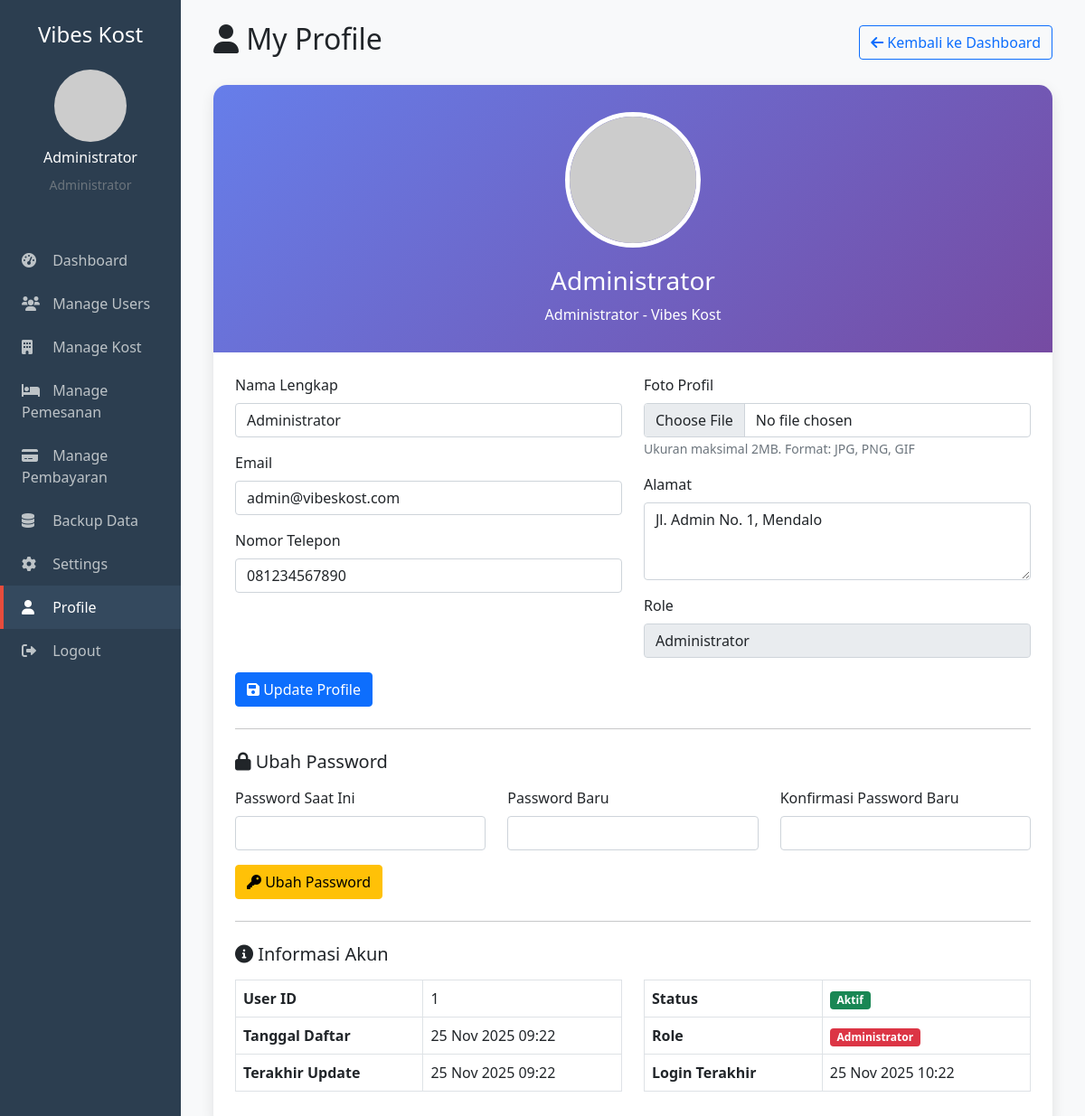
Screenshot of /admin/profile.php (signed in) with the database file from the repository.
### tables this page shows
CREATE TABLE users (
    id INT PRIMARY KEY AUTO_INCREMENT,
    nama VARCHAR(100) NOT NULL,
    email VARCHAR(100) UNIQUE NOT NULL,
    password VARCHAR(255) NOT NULL,
    role ENUM('admin','pemilik','penyewa') NOT NULL,
    no_telepon VARCHAR(20),
    alamat TEXT,
     
    bank_nama VARCHAR(100),
    bank_nomor VARCHAR(50),
    bank_atas_nama VARCHAR(100),
    foto_profil VARCHAR(255) DEFAULT 'default.jpg',
    is_active BOOLEAN DEFAULT TRUE,
    created_at TIMESTAMP DEFAULT CURRENT_TIMESTAMP,
    updated_at TIMESTAMP DEFAULT CURRENT_TIMESTAMP ON UPDATE CURRENT_TIMESTAMP
);

### admin/profile.php (the view, shortened to what this page needs)
<?php
include '../includes/config.php';
$user_id = $_SESSION['user_id'];
$user_query = "SELECT * FROM users WHERE id = ?";
$stmt = $conn->prepare($user_query);
$stmt->bind_param("i", $user_id);
$stmt->execute();
$user = $stmt->get_result()->fetch_assoc();
?>
<!DOCTYPE html>
<html lang="id">
<head>
    <link href="https://cdn.jsdelivr.net/npm/bootstrap@5.1.3/dist/css/bootstrap.min.css" rel="stylesheet">
    <link href="https://cdnjs.cloudflare.com/ajax/libs/font-awesome/6.0.0/css/all.min.css" rel="stylesheet">
</head>
<body>
    <div class="container-fluid">
        <div class="row">
            <div class="col-md-3 col-lg-2 sidebar p-0">
                <div class="p-4">
                    <h4 class="text-center mb-4">Vibes Kost</h4>
                    <div class="text-center mb-4">
                        <img src="../uploads/profil/<?php echo $_SESSION['foto_profil']; ?>"
                             class="rounded-circle"
                             width="80"
                             height="80"
                             alt="Profile"
                             onerror="this.src='https://via.placeholder.com/80'">
                        <h6 class="mt-2"><?php echo $_SESSION['nama']; ?></h6>
                        <small class="text-muted">Administrator</small>
                    </div>
                </div>
                <nav class="nav flex-column">
                    <a class="nav-link" href="dashboard.php">
                        <i class="fas fa-tachometer-alt"></i> Dashboard
                    </a>
                    <a class="nav-link" href="manage_users.php">
                        <i class="fas fa-users"></i> Manage Users
                    </a>
                    <a class="nav-link" href="manage_kost.php">
                        <i class="fas fa-building"></i> Manage Kost
                    </a>
                    <a class="nav-link" href="manage_pemesanan.php">
                        <i class="fas fa-bed"></i> Manage Pemesanan
                    </a>
                    <a class="nav-link" href="manage_pembayaran.php">
                        <i class="fas fa-credit-card"></i> Manage Pembayaran
                    </a>
                    <a class="nav-link" href="backup.php">
                        <i class="fas fa-database"></i> Backup Data
                    </a>
                    <a class="nav-link" href="settings.php">
                        <i class="fas fa-cog"></i> Settings
                    </a>
                    <a class="nav-link active" href="profile.php">
                        <i class="fas fa-user"></i> Profile
                    </a>
                    <a class="nav-link" href="../auth/logout.php">
                        <i class="fas fa-sign-out-alt"></i> Logout
                    </a>
                </nav>
            </div>
            <div class="col-md-9 col-lg-10 main-content">
                <div class="p-4">
                    <div class="d-flex justify-content-between align-items-center mb-4">
                        <h2><i class="fas fa-user"></i> My Profile</h2>
                        <a href="dashboard.php" class="btn btn-outline-primary">
                            <i class="fas fa-arrow-left"></i> Kembali ke Dashboard
                        </a>
                    </div>
                    <div class="profile-card">
                        <div class="profile-header">
                            <div class="profile-picture">
                                <img src="../uploads/profil/<?php echo $user['foto_profil']; ?>"
                                     alt="Profile Picture"
                                     class="w-100 h-100"
                                     style="object-fit: cover;"
                                     onerror="this.src='https://via.placeholder.com/150'">
                            </div>
                            <h3><?php echo $user['nama']; ?></h3>
                            <p class="mb-0">Administrator - Vibes Kost</p>
                        </div>
                        <div class="p-4">
                            <form method="POST" enctype="multipart/form-data">
                                <div class="row">
                                    <div class="col-md-6">
                                        <div class="mb-3">
                                            <label class="form-label">Nama Lengkap</label>
                                            <input type="text" name="nama" class="form-control" value="<?php echo $user['nama']; ?>" required>
                                        </div>
                                        <div class="mb-3">
                                            <label class="form-label">Email</label>
                                            <input type="email" name="email" class="form-control" value="<?php echo $user['email']; ?>" required>
                                        </div>
                                        <div class="mb-3">
                                            <label class="form-label">Nomor Telepon</label>
                                            <input type="text" name="no_telepon" class="form-control" value="<?php echo $user['no_telepon']; ?>">
                                        </div>
                                    </div>
                                    <div class="col-md-6">
                                        <div class="mb-3">
                                            <label class="form-label">Foto Profil</label>
                                            <input type="file" name="foto_profil" class="form-control" accept="image/*">
                                            <small class="text-muted">Ukuran maksimal 2MB. Format: JPG, PNG, GIF</small>
                                        </div>
                                        <div class="mb-3">
                                            <label class="form-label">Alamat</label>
                                            <textarea name="alamat" class="form-control" rows="3"><?php echo $user['alamat']; ?></textarea>
                                        </div>
                                        <div class="mb-3">
                                            <label class="form-label">Role</label>
                                            <input type="text" class="form-control" value="Administrator" readonly>
                                        </div>
                                    </div>
                                </div>
                                <button type="submit" name="update_profile" class="btn btn-primary">
                                    <i class="fas fa-save"></i> Update Profile
                                </button>
                            </form>
                            <hr class="my-4">
                            <h5 class="mb-3"><i class="fas fa-lock"></i> Ubah Password</h5>
                            <form method="POST">
                                <div class="row">
                                    <div class="col-md-4">
                                        <div class="mb-3">
                                            <label class="form-label">Password Saat Ini</label>
                                            <input type="password" name="current_password" class="form-control" required>
                                        </div>
                                    </div>
                                    <div class="col-md-4">
                                        <div class="mb-3">
                                            <label class="form-label">Password Baru</label>
                                            <input type="password" name="new_password" class="form-control" required>
                                        </div>
                                    </div>
                                    <div class="col-md-4">
                                        <div class="mb-3">
                                            <label class="form-label">Konfirmasi Password Baru</label>
                                            <input type="password" name="confirm_password" class="form-control" required>
                                        </div>
                                    </div>
                                </div>
                                <button type="submit" name="change_password" class="btn btn-warning">
                                    <i class="fas fa-key"></i> Ubah Password
                                </button>
                            </form>
                            <hr class="my-4">
                            <h5 class="mb-3"><i class="fas fa-info-circle"></i> Informasi Akun</h5>
                            <div class="row">
                                <div class="col-md-6">
                                    <table class="table table-bordered">
                                        <tr>
                                            <th>User ID</th>
                                            <td><?php echo $user['id']; ?></td>
                                        </tr>
                                        <tr>
                                            <th>Tanggal Daftar</th>
                                            <td><?php echo date('d M Y H:i', strtotime($user['created_at'])); ?></td>
                                        </tr>
                                        <tr>
                                            <th>Terakhir Update</th>
                                            <td><?php echo date('d M Y H:i', strtotime($user['updated_at'])); ?></td>
                                        </tr>
                                    </table>
                                </div>
                                <div class="col-md-6">
                                    <table class="table table-bordered">
                                        <tr>
                                            <th>Status</th>
                                            <td>
                                                <span class="badge bg-success">Aktif</span>
                                            </td>
                                        </tr>
                                        <tr>
                                            <th>Role</th>
                                            <td>
                                                <span class="badge bg-danger">Administrator</span>
                                            </td>
                                        </tr>
                                        <tr>
                                            <th>Login Terakhir</th>
                                            <td><?php echo date('d M Y H:i'); ?></td>
                                        </tr>
                                    </table>
                                </div>
                            </div>
                        </div>
                    </div>
                </div>
            </div>
        </div>
    </div>
</body>
</html>

### admin/profile.php (style rules this page uses)
.sidebar { background: #2c3e50; min-height: 100vh; color: white; }
.sidebar .nav-link { color: #bdc3c7; padding: 12px 20px; border-left: 4px solid transparent; transition: all 0.3s; }
.sidebar .nav-link:hover, .sidebar .nav-link.active { color: white; background: #34495e; border-left-color: #e74c3c; }
.sidebar .nav-link i { width: 20px; margin-right: 10px; }
.main-content { background: #f8f9fa; min-height: 100vh; }
.profile-card { background: white; border-radius: 15px; box-shadow: 0 5px 15px rgba(0,0,0,0.1); overflow: hidden; }
.profile-header { background: linear-gradient(135deg, #667eea 0%, #764ba2 100%); color: white; padding: 30px; text-align: center; }
.profile-picture { width: 150px; height: 150px; border-radius: 50%; border: 5px solid white; margin: 0 auto 20px; overflow: hidden; }

### rows the page displays
users: nama "Administrator", email "admin@vibeskost.com", no_telepon "081234567890", alamat "Jl. Admin No. 1, Mendalo", id "1", created_at "25 Nov 2025 09:22", updated_at "25 Nov 2025 09:22"

### other values shown
$_SESSION['nama'] "Administrator"
